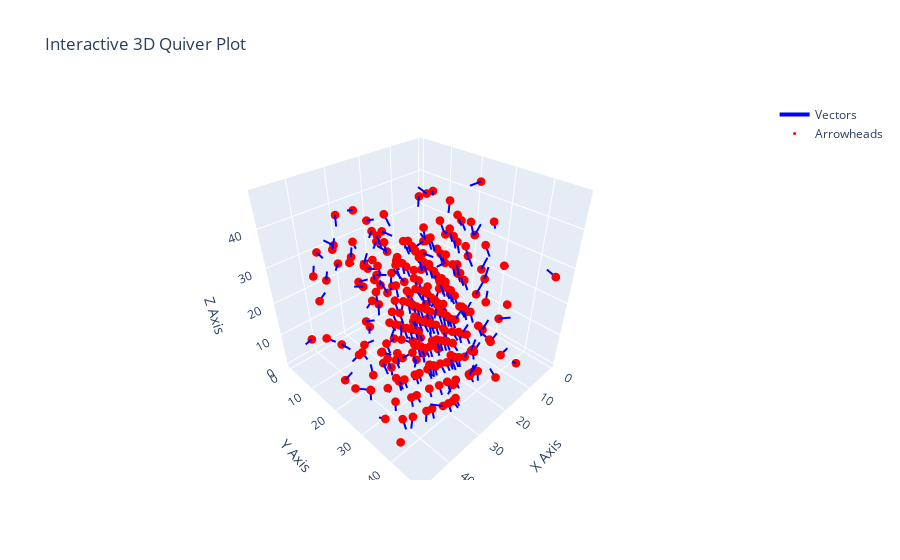

Notebook source saved alongside this figure:
### Code cell
import numpy as np
import plotly.graph_objects as go
import MDAnalysis as mda
# Load the trajectory and topology
u = mda.Universe(topology_file, trajectory_file)
u.trajectory[frame_number]

# Convert 'largest_cluster' to a set for faster lookup
largest_cluster_set = set(largest_cluster)

vectors = []  # Initialize the list to store vectors

# Get the box lengths (assuming orthorhombic box)
box_lengths = u.dimensions[:3]

# Loop over GLY residues
for residue in u.select_atoms('resname GLY').residues:
    # Check if the residue's 'resid' is in 'largest_cluster'
    if residue.resid in largest_cluster_set:
        C_atom = residue.atoms.select_atoms('name C')
        N_atom = residue.atoms.select_atoms('name N')
        if len(C_atom) > 0 and len(N_atom) > 0:
            origin = C_atom.positions[0]
            end = N_atom.positions[0]
            vector = end - origin  # Compute the vector without applying PBC

            # Check if vector crosses the boundary in any dimension
            crosses_boundary = False
            for i in range(3):
                if abs(vector[i]) > 0.5 * box_lengths[i]:
                    crosses_boundary = True
                    break  # No need to check other dimensions

            if not crosses_boundary:
                # Vector does not cross boundary; include it
                vectors.append((origin, end))
            else:
                # Vector crosses boundary; exclude it
                pass  # Do nothing

# Process your vector data for plotting
x_lines = []
y_lines = []
z_lines = []
x_end = []
y_end = []
z_end = []

for origin, end in vectors:
    # Line from origin to end
    x_lines.extend([origin[0], end[0], None])
    y_lines.extend([origin[1], end[1], None])
    z_lines.extend([origin[2], end[2], None])
    
    # End points for arrowheads (optional)
    x_end.append(end[0])
    y_end.append(end[1])
    z_end.append(end[2])

# Create the figure
fig = go.Figure()

# Add vector lines
fig.add_trace(go.Scatter3d(
    x=x_lines,
    y=y_lines,
    z=z_lines,
    mode='lines',
    line=dict(color='blue', width=4),
    name='Vectors'
))

# Add markers at the end points for arrowheads (optional)
fig.add_trace(go.Scatter3d(
    x=x_end,
    y=y_end,
    z=z_end,
    mode='markers',
    marker=dict(size=3, color='red', symbol='circle'),
    name='Arrowheads'
))

# Update the layout
fig.update_layout(
    scene=dict(
        xaxis_title='X Axis',
        yaxis_title='Y Axis',
        zaxis_title='Z Axis',
        aspectratio=dict(x=1, y=1, z=1)
    ),
    title='Interactive 3D Quiver Plot'
)

# Show the plot
fig.show()

### Figure 1 — Plotly figure (JSON) as saved in the notebook; plotly's stock layout.template omitted (floating-point values rounded to 4 significant figures; data arrays with more than 128 entries replaced by an {"elided": "..."} marker saying what was removed)
{"data": [{"line": {"color": "blue", "width": 4}, "mode": "lines", "name": "Vectors", "type": "scatter3d", "x": {"elided": "792 float values"}, "y": {"elided": "792 float values"}, "z": {"elided": "792 float values"}}, {"marker": {"color": "red", "size": 3, "symbol": "circle"}, "mode": "markers", "name": "Arrowheads", "type": "scatter3d", "x": {"elided": "264 float values"}, "y": {"elided": "264 float values"}, "z": {"elided": "264 float values"}}], "layout": {"scene": {"aspectratio": {"x": 1, "y": 1, "z": 1}, "xaxis": {"title": {"text": "X Axis"}}, "yaxis": {"title": {"text": "Y Axis"}}, "zaxis": {"title": {"text": "Z Axis"}}}, "title": {"text": "Interactive 3D Quiver Plot"}}}
